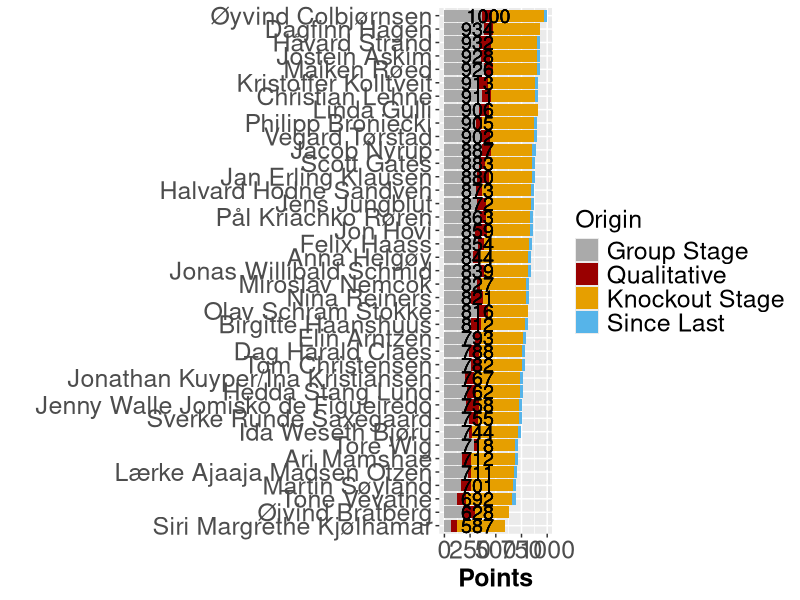

R code for this plot:
## ---- chunk 1

library(tidyverse)
library(readxl)
library(knitr)

knitr::opts_chunk$set(out.width = "100%")

## ---- chunk 2

invisible(Sys.setlocale())
poeng_prev <- tbl_df(read.csv("details41.csv", sep=";", header = FALSE, encoding = "utf-8"))
poeng_prev$total_prev <- poeng_prev$V2 + poeng_prev$V3 + poeng_prev$V4
poeng_prev <- poeng_prev %>% select(V1, total_prev)

poeng <- tbl_df(read.csv("details42.csv", sep=";", header = FALSE))

poeng$total <- poeng$V2 + poeng$V3 + poeng$V4

poeng <- inner_join(poeng, poeng_prev, by="V1")
poeng$diff <- poeng$total - poeng$total_prev

poeng <- rename(poeng, V35 = V4)
poeng <- rename(poeng, V34 = V3)
poeng <- rename(poeng, V36 = V2)
poeng$V34 <-poeng$V34 - poeng$diff


long_pong <- poeng %>% select(V1, V34, V35, V36, total, diff)  %>% gather(key = V, -V1, -total, value = poeng) %>% arrange(V)

invisible(Sys.setlocale())
ggplot(data = long_pong, aes(x = reorder(V1, total), y=poeng, fill = V)) + 
  geom_bar(stat = "identity") +
  coord_flip() +
  geom_text(aes(V1, 0, label = total), hjust = -0.50, size = 5) +
  ylab("Points") +
  xlab(" ") +
  scale_fill_manual(values=c("#AAAAAA", "#990000", "#E69F00", "#56B4E9"), 
                    name="Origin",
                    breaks=c("V36", "V35", "V34", "diff"),
                    labels=c("Group Stage", "Qualitative", "Knockout Stage", "Since Last")) +
  theme(axis.text=element_text(size=18), axis.title=element_text(size=18,face="bold")) +
  theme(legend.title=element_text(size=18), 
    legend.text=element_text(size=18))

